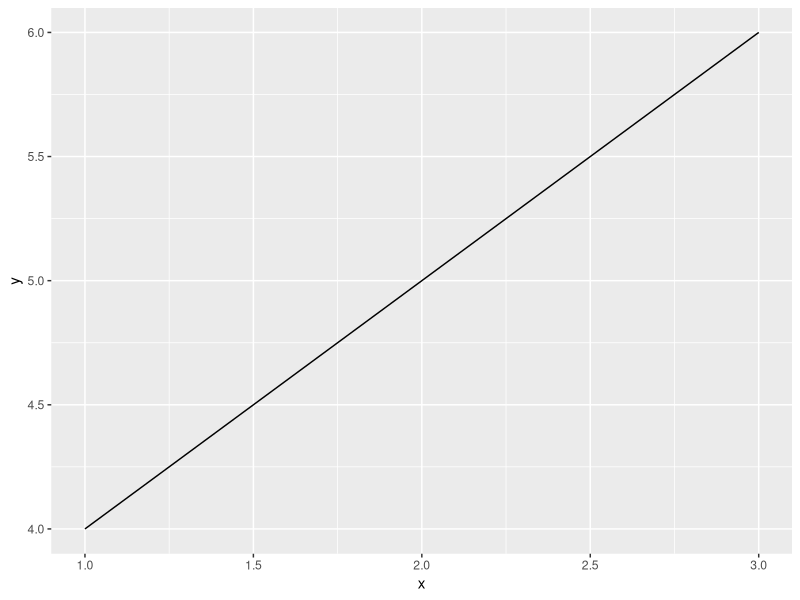

R code for this plot:
## ---- chunk 1
knitr::opts_chunk$set(echo = FALSE)
df_plot <- data.frame(x = c(1,2,3), y=c(4,5,6), z = c('a', 'b', 'a'))
## ---- chunk 2
library(ggplot2)
ggplot(df_plot, aes(x = x, y = y)) + 
  geom_line()
